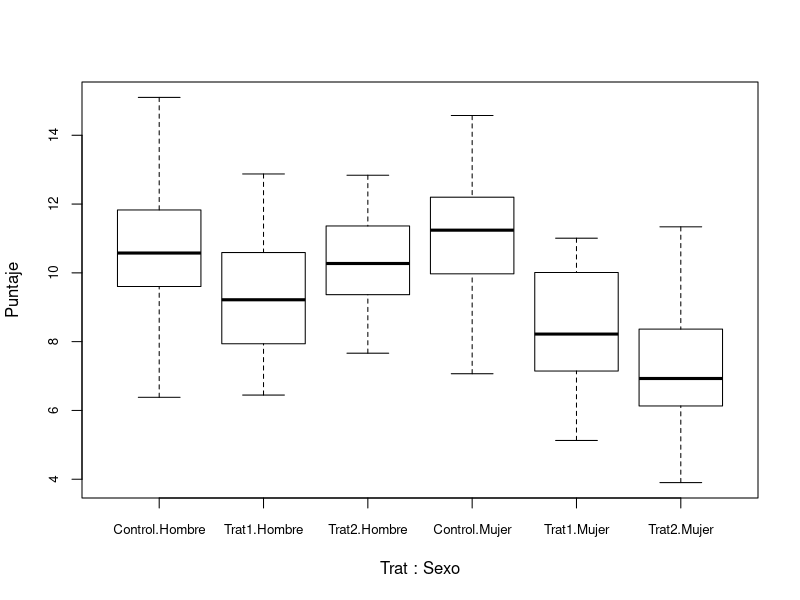

Write R code to recreate this figure.
## ---- chunk 1
library(multcomp)
datos <- read.csv("Ex4B.csv")
str(datos)
datos$Sexo=factor(datos$Sexo)
datos$Trat=factor(datos$Trat)
str(datos)
levels(datos$Sexo)
levels(datos$Trat)
## ---- chunk 2
par(cex.axis=0.8) 
boxplot(Puntaje ~ Trat+Sexo, data = datos, col = "white", outline=FALSE)
par(cex.axis=1.5) 
## ---- chunk 3
fit <- lm(Puntaje ~ Trat*Sexo, data = datos)
summary(fit)
## ---- chunk 4
K=matrix(c(0,0,0,1,0,0,
            0,0,0,0,1,0,
            0,0,0,0,0,1), ncol=6, nrow=3, byrow=TRUE)
m=c(0,0,0)
summary(glht(fit, linfct=K, rhs=m), test=Ftest())
## ---- chunk 5
summary(glht(fit, linfct=K, rhs=m))
## ---- chunk 6
fit2 <- lm(Puntaje ~ I(Trat=="Trat1")+I(Trat=="Trat2")+I((Sexo=="Mujer")*(Trat=="Trat2")), data = datos)
summary(fit2)
## ---- chunk 7
K2=matrix(c(0,0,-1,0,
            0,1,-1,0,
            0,-1,-1,0,
            0,1,-1,-1), ncol=4, nrow=4, byrow=TRUE)
m2=c(0,0,0,0)
summary(glht(fit2, linfct=K2, rhs=m2, alternative="greater"))
## ---- chunk 8
K3=matrix(c(0,-1,0,0,
            0,-1,1,0,
            0,0,-1,-1,
            0,1,-1,-1), ncol=4, nrow=4, byrow=TRUE)
m3=c(0,0,0,0)
summary(glht(fit2, linfct=K3, rhs=m3, alternative="greater"))
